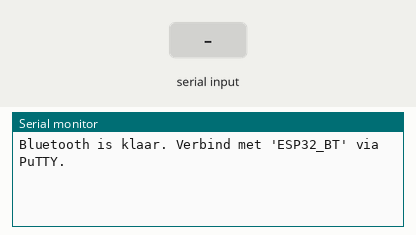
Simulated run of this sketch. Board: ESP32. On the bench: the last lines printed to the serial monitor. The test bench sets the inputs (shaded band). Nothing arrives over Bluetooth unless stated.

Above: at 1.2 s.
1.3 s: "1" received over the second serial link
At 3.1 s:
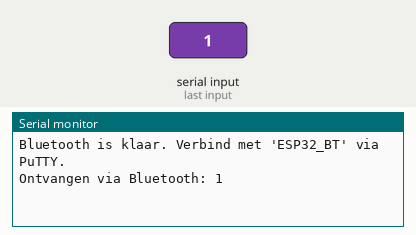
3.8 s: "0" received over the second serial link
At 6.2 s:
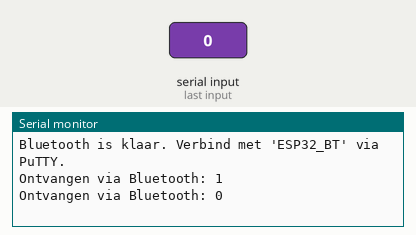

The sketch:

sketch_nov29a_Seriele.ino
```cpp
#include <BluetoothSerial.h>  // Inclusie van de Bluetooth-bibliotheek

BluetoothSerial BTSerial;     // Maak een BluetoothSerial-object aan

void setup() {
  Serial.begin(115200);       // Debug-output naar USB-seriële monitor
  BTSerial.begin("ESP32_BT"); // Stel de naam van de Bluetooth-verbinding in

  Serial.println("Bluetooth is klaar. Verbind met 'ESP32_BT' via PuTTY.");
}

void loop() {
  // Controleer of er gegevens beschikbaar zijn via Bluetooth
  if (BTSerial.available()) {
    String incoming = BTSerial.readString(); // Lees de ontvangen gegevens
    Serial.print("Ontvangen via Bluetooth: ");
    Serial.println(incoming);               // Debug-output via USB

    // Stuur een bevestigingsbericht terug via Bluetooth
    String response = "ESP32 ontving: " + incoming;
    BTSerial.println(response);
  }

  // Debug-monitor, type vanaf USB-seriële poort
  if (Serial.available()) {
    String command = Serial.readString(); // Lees invoer van de USB-seriële monitor
    BTSerial.println("Van USB: " + command); // Stuur het naar Bluetooth
  }
}
```

Measured:
- after the input at 1.3 s, the serial monitor: prints a new line after 1.0 s (image 1)
- after the input at 3.8 s, the serial monitor: prints a new line after 1.0 s (image 2)
